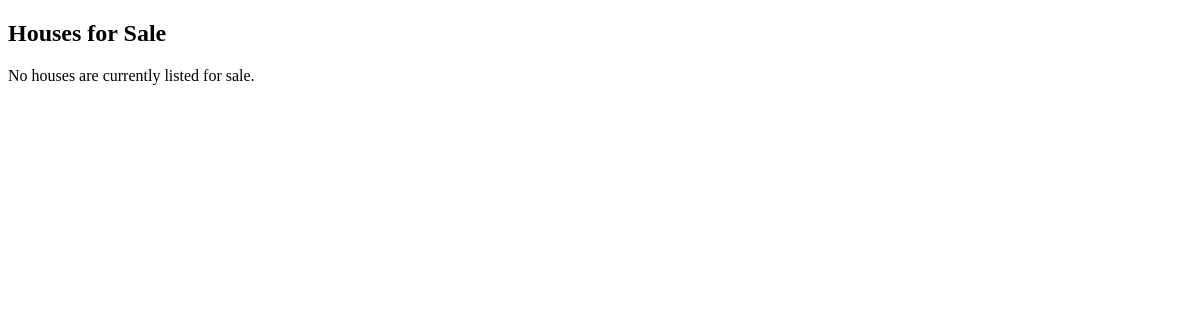
/owned-home/, run on an earlier commit of the app's database.
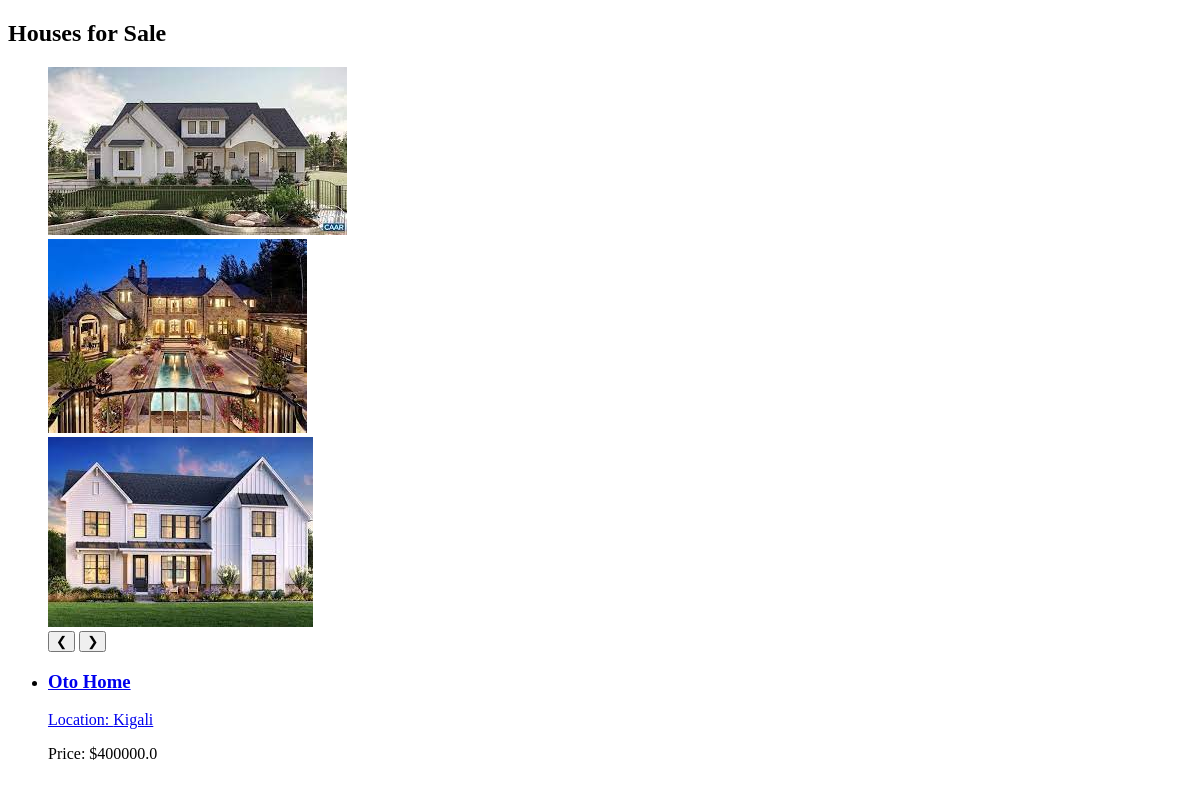
And on a later commit of the database.
### owned_home/models.py (models this page shows, shortened)
class Images(models.Model):
    image = models.ImageField(upload_to=house_directory_path)
    house = models.ForeignKey(OwnedHouse,on_delete=models.CASCADE, related_name='images')

class OwnedHouse(models.Model):
    FURNISHING_STYLES = [
        ('Fully_Furnished', 'Fully Furnished'),
        ('Semi_Furnished', 'Semi Furnished'),
        ('unfurnished', 'Unfurnished'),
    ]
    BEDROOM_TYPES = [
        ('1_bedroom', '1 Bedroom'),
        ('2_bedroom', '2 Bedroom'),
        ('3_bedroom', '3 Bedroom'),
        ('4_bedroom', '4 Bedroom'),
        ('5_bedroom', '5 Bedroom'),
        ('bedsitter', 'Bedsitter'),
        ('other', 'Other'),
    ]
    BATHROOM_TYPES = [
        ('1_bathroom', '1 Bathroom'),
        ('2_bathroom', '2 Bathroom'),
        ('3_bathroom', '3 Bathroom'),
        ('4_bathroom', '4 Bathroom'),
        ('all_ensuite', 'All Ensuite'),
        ('other', 'Other'),
    ]
    name = models.CharField(max_length=200)
    owner = models.ForeignKey(settings.AUTH_USER_MODEL, on_delete=models.CASCADE, related_name='owned_houses')
    description = models.TextField()
    price = models.FloatField()
    furnishing_style = models.CharField(max_length=20, choices=FURNISHING_STYLES)
    bedroom = models.CharField(max_length=20, choices=BEDROOM_TYPES)
    bathroom = models.CharField(max_length=20, choices=BATHROOM_TYPES)
    location = models.CharField(max_length=30)
    rules = models.TextField()
    amenities = models.TextField()
    is_for_sale = models.BooleanField(default=True)

### owned_home/views.py (the view)
# urls.py: path('', views.owned_house_list, name='owned_house_list'),
def owned_house_list(request):
    houses = OwnedHouse.objects.filter(is_for_sale=True)
    return render(request, 'owned_home/owned_house_list.html', {'houses': houses})

### owned_home/templates/owned_home/owned_house_list.html
{% extends 'owned_home/base.html' %}
{% block content %}
<h2>Houses for Sale</h2>
{% if houses %}
    <ul>
    {% for house in houses %}
        <div class="slider-container">
            <div class="slider">
                {% for image in house.images.all %}
                <div class="slide">
                    <img src="{{ image.image.url }}" alt="{{ house.name }}">
                </div>
                {% endfor %}
                <button class="prev">&#10094;</button>
                <button class="next">&#10095;</button>
            </div>
        </div>
        <li>
            <a href="{% url 'owned_home:owned_house_detail' house.id %}">
                <h3>{{ house.name }}</h3>
                <p>Location: {{ house.location }}</p>
            </a>
            <p>Price: ${{ house.price }}</p>
        </li>
    {% endfor %}
    </ul>
{% else %}
    <p>No houses are currently listed for sale.</p>
{% endif %}
{% endblock %}

### owned_home/templates/owned_home/base.html (shortened to what this page needs)
<!DOCTYPE html>
<html lang="en">
<head>
</head>
<body>
    {% block content %}
    {% endblock %}
</body>
</html>

What changed in the data, as far as the page shows it:
added OwnedHouse: name "Oto Home", location "Kigali", price "400000.0"
added Images: image (picture)
added Images: image (picture)
added Images: image (picture)
Also different on the page:
text no longer shown: "No houses are currently listed for sale."
